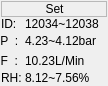
<?xml version="1.0" encoding="UTF-8"?>
<ui version="4.0">
 <class>FrameDevice</class>
 <widget class="QWidget" name="FrameDevice">
  <property name="geometry">
   <rect>
    <x>0</x>
    <y>0</y>
    <width>108</width>
    <height>86</height>
   </rect>
  </property>
  <property name="windowTitle">
   <string>Form</string>
  </property>
  <layout class="QVBoxLayout" name="verticalLayout">
   <property name="spacing">
    <number>0</number>
   </property>
   <property name="leftMargin">
    <number>1</number>
   </property>
   <property name="topMargin">
    <number>1</number>
   </property>
   <property name="rightMargin">
    <number>1</number>
   </property>
   <property name="bottomMargin">
    <number>1</number>
   </property>
   <item>
    <widget class="QFrame" name="gboxDeviceTitle">
     <property name="frameShape">
      <enum>QFrame::StyledPanel</enum>
     </property>
     <property name="frameShadow">
      <enum>QFrame::Raised</enum>
     </property>
     <layout class="QGridLayout" name="gridLayout_2">
      <property name="leftMargin">
       <number>1</number>
      </property>
      <property name="topMargin">
       <number>0</number>
      </property>
      <property name="rightMargin">
       <number>0</number>
      </property>
      <property name="bottomMargin">
       <number>0</number>
      </property>
      <property name="spacing">
       <number>0</number>
      </property>
      <item row="0" column="0">
       <widget class="QLabel" name="labType">
        <property name="text">
         <string>Set</string>
        </property>
        <property name="alignment">
         <set>Qt::AlignCenter</set>
        </property>
       </widget>
      </item>
     </layout>
    </widget>
   </item>
   <item>
    <widget class="QFrame" name="gboxDevicePanel">
     <property name="sizePolicy">
      <sizepolicy hsizetype="Preferred" vsizetype="Expanding">
       <horstretch>0</horstretch>
       <verstretch>0</verstretch>
      </sizepolicy>
     </property>
     <property name="minimumSize">
      <size>
       <width>0</width>
       <height>0</height>
      </size>
     </property>
     <layout class="QGridLayout" name="gridLayout_6">
      <property name="leftMargin">
       <number>0</number>
      </property>
      <property name="topMargin">
       <number>0</number>
      </property>
      <property name="rightMargin">
       <number>0</number>
      </property>
      <property name="bottomMargin">
       <number>0</number>
      </property>
      <property name="spacing">
       <number>0</number>
      </property>
      <item row="0" column="0" colspan="2">
       <layout class="QGridLayout" name="gridLayout">
        <property name="spacing">
         <number>0</number>
        </property>
        <item row="1" column="1">
         <widget class="QLabel" name="labInletPressureValue">
          <property name="sizePolicy">
           <sizepolicy hsizetype="Preferred" vsizetype="Expanding">
            <horstretch>0</horstretch>
            <verstretch>0</verstretch>
           </sizepolicy>
          </property>
          <property name="text">
           <string>4.23~4.12bar</string>
          </property>
         </widget>
        </item>
        <item row="3" column="0">
         <widget class="QLabel" name="labRH">
          <property name="text">
           <string>RH: </string>
          </property>
         </widget>
        </item>
        <item row="3" column="1">
         <widget class="QLabel" name="labRHValue">
          <property name="text">
           <string>8.12~7.56%</string>
          </property>
         </widget>
        </item>
        <item row="2" column="0">
         <widget class="QLabel" name="labInletFlow">
          <property name="maximumSize">
           <size>
            <width>20</width>
            <height>16777215</height>
           </size>
          </property>
          <property name="text">
           <string>F  : </string>
          </property>
          <property name="alignment">
           <set>Qt::AlignCenter</set>
          </property>
         </widget>
        </item>
        <item row="2" column="1">
         <widget class="QLabel" name="labInletFlowValue">
          <property name="sizePolicy">
           <sizepolicy hsizetype="Preferred" vsizetype="Expanding">
            <horstretch>0</horstretch>
            <verstretch>0</verstretch>
           </sizepolicy>
          </property>
          <property name="text">
           <string>10.23L/Min</string>
          </property>
         </widget>
        </item>
        <item row="1" column="0">
         <widget class="QLabel" name="labInletPressure">
          <property name="maximumSize">
           <size>
            <width>20</width>
            <height>16777215</height>
           </size>
          </property>
          <property name="text">
           <string>P  : </string>
          </property>
          <property name="alignment">
           <set>Qt::AlignCenter</set>
          </property>
         </widget>
        </item>
        <item row="0" column="0">
         <widget class="QLabel" name="labID">
          <property name="text">
           <string>ID: </string>
          </property>
         </widget>
        </item>
        <item row="0" column="1">
         <widget class="QLabel" name="labIDValue">
          <property name="text">
           <string>12034~12038</string>
          </property>
         </widget>
        </item>
       </layout>
      </item>
     </layout>
    </widget>
   </item>
  </layout>
 </widget>
 <resources/>
 <connections/>
</ui>
